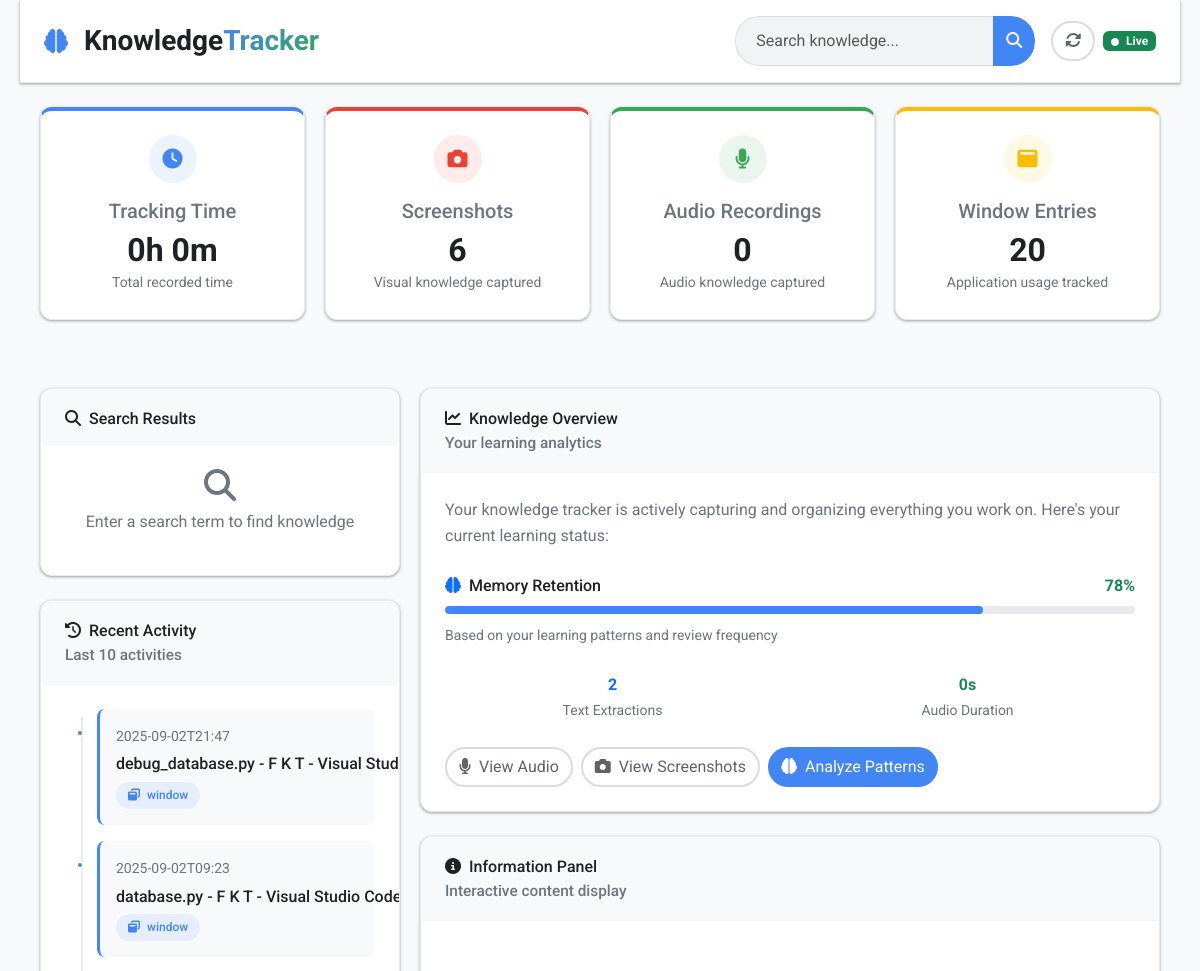
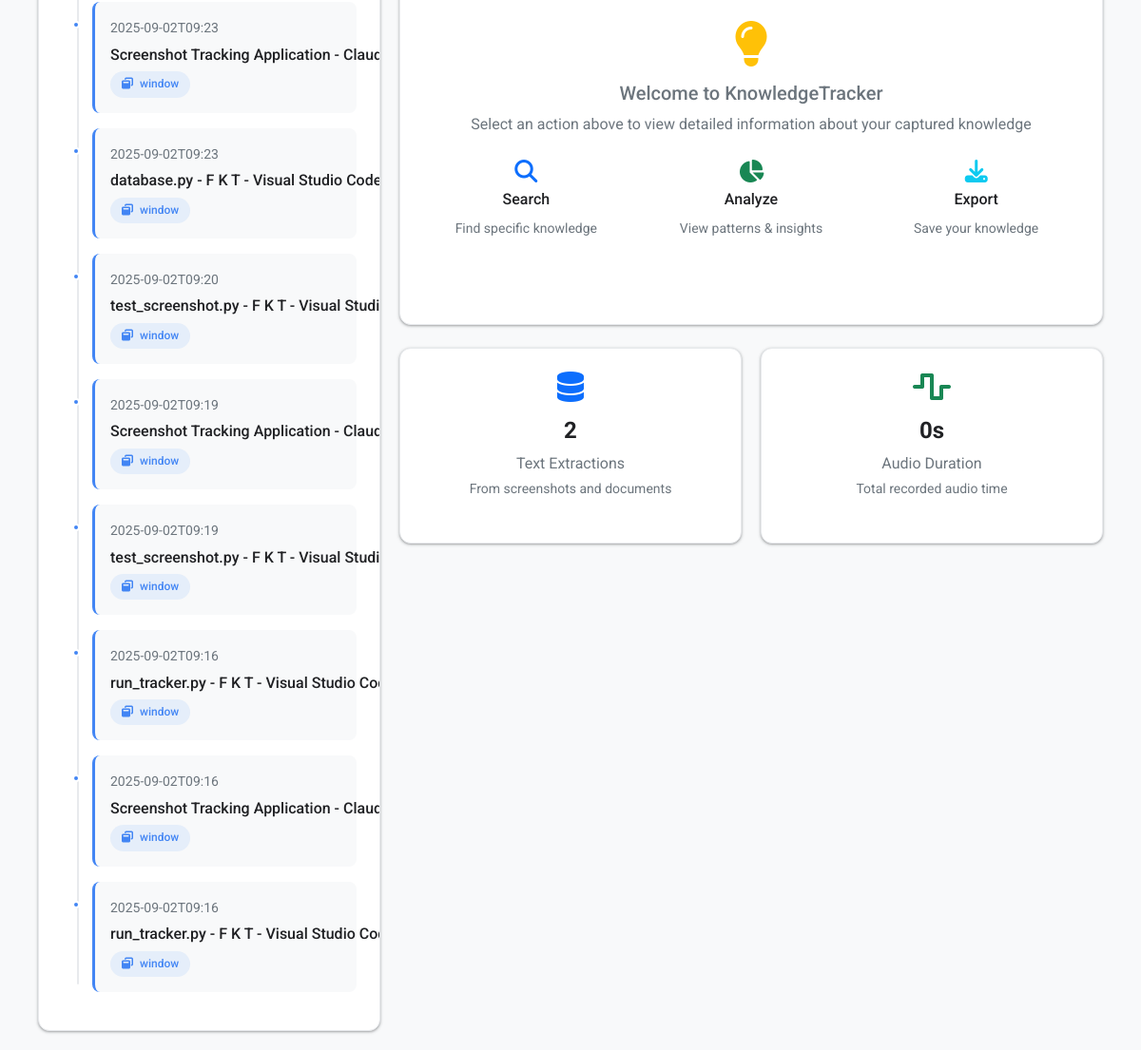
/, run on an earlier commit of the app's database (2 pictures, top to bottom).
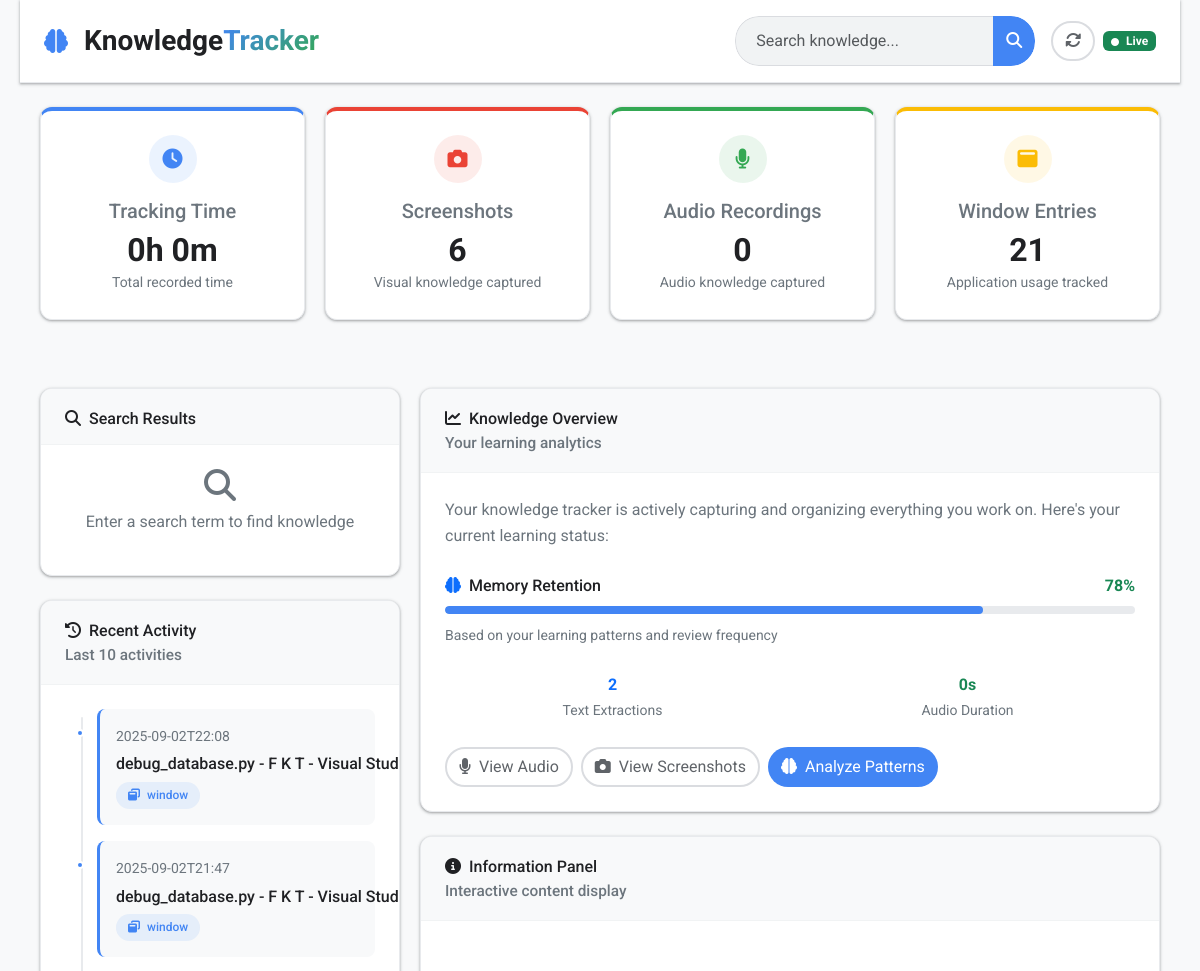
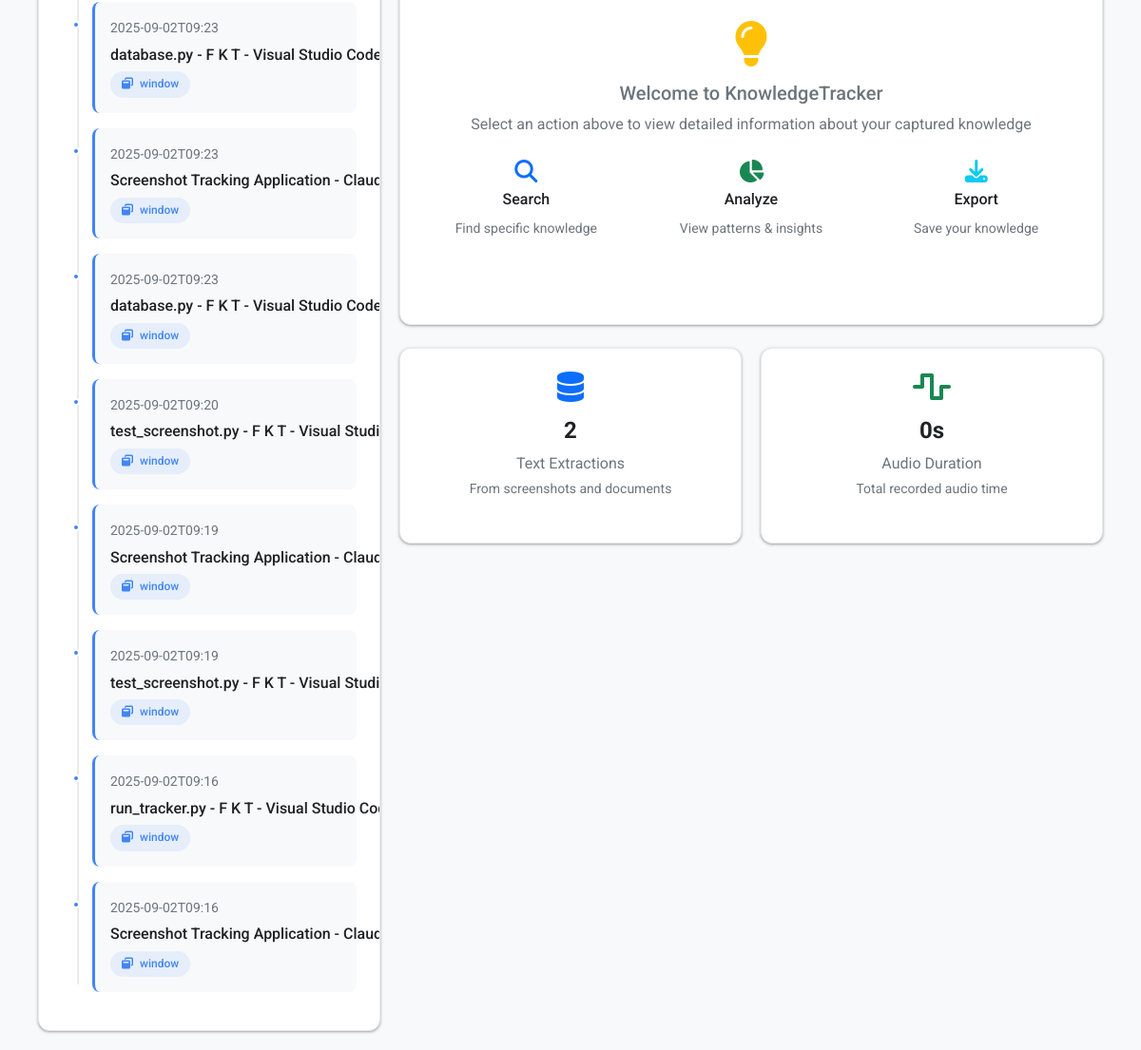
And on a later commit of the database (2 pictures, top to bottom).
### tables this page shows
CREATE TABLE window_history (
                id INTEGER PRIMARY KEY AUTOINCREMENT,
                title TEXT NOT NULL,
                app TEXT NOT NULL,
                start_time TEXT NOT NULL,
                duration INTEGER NOT NULL,
                created_at TEXT DEFAULT CURRENT_TIMESTAMP
            );

### app/app.py (the view)
@app.route('/')
def dashboard():
    try:
        stats = get_system_stats()
        recent_activity = get_recent_activity(limit=10)
        return render_template('dashboard.html',
                             stats=stats,
                             recent_activity=recent_activity,
                             now=datetime.now().timestamp())  # Add timestamp for cache busting
    except Exception as e:
        print(f"Error rendering dashboard: {e}")
        stats = get_system_stats()
        recent_activity = get_recent_activity(limit=10)
        return f"""
        <html>
        <head><title>Forgotten Knowledge Tracker</title></head>
        <body>
            <h1>Forgotten Knowledge Tracker</h1>
            <p>Error loading template: {e}</p>
            <p>Stats: {stats}</p>
        </body>
        </html>
        """

### app/app.py (called while the page is built)
def get_db_connection():
    return sqlite3.connect(DB_PATH)

### app/templates/dashboard.html (shortened to what the changed rows need)
{% extends "base.html" %}
{% block content %}
<div class="container-fluid">
    <div class="row mb-4">
        <div class="col-xl-3 col-md-6 mb-4">
            <div class="stats-card stats-card-1 hover-lift">
                <h2 class="fw-bold mb-0" id="tracking-time">{{ stats.total_tracking_time }}</h2>
            </div>
        </div>
        <div class="col-xl-3 col-md-6 mb-4">
            <div class="stats-card stats-card-2 hover-lift">
                <h2 class="fw-bold mb-0" id="screenshots-count">{{ stats.screenshot_count }}</h2>
            </div>
        </div>
        <div class="col-xl-3 col-md-6 mb-4">
            <div class="stats-card stats-card-3 hover-lift">
                <h2 class="fw-bold mb-0" id="audio-recordings">{{ stats.audio_recordings }}</h2>
            </div>
        </div>
        <div class="col-xl-3 col-md-6 mb-4">
            <div class="stats-card stats-card-4 hover-lift">
                <div class="stats-icon stats-icon-4">
                    <i class="fas fa-window-maximize"></i>
                </div>
                <h5 class="text-muted mb-2">Window Entries</h5>
                <h2 class="fw-bold mb-0" id="window-entries">{{ stats.window_entries }}</h2>
                <small class="text-muted">Application usage tracked</small>
            </div>
        </div>
    </div>
    <div class="row">
        <div class="col-lg-4">
            <div class="google-card shadow-hover">
                <div class="google-card-body">
                    <div class="activity-timeline" id="activity-timeline">
                        {% if recent_activity %}
                            {% for activity in recent_activity %}
                            <div class="timeline-item mb-3">
                                <div class="d-flex justify-content-between align-items-start">
                                    <div style="flex: 1;">
                                        <small class="text-muted d-block mb-1">
                                            {{ activity.timestamp[:16] if activity.timestamp else 'Unknown date' }}
                                        </small>
                                        <p class="mb-1 fw-medium text-truncate">
                                            {{ activity.title[:50] if activity.title else 'No title' }}
                                        </p>
                                        <span class="google-badge badge-{{ activity.type if activity.type else 'window' }}">
                                            <i class="fas fa-{{ 'window-restore' if activity.type == 'window' else 'microphone' if activity.type == 'audio' else 'camera' }} me-1"></i>
                                            {{ activity.type if activity.type else 'window' }}
                                        </span>
                                    </div>
                                </div>
                            </div>
                            {% endfor %}
                        {% else %}
                            <div class="text-center text-muted py-3">
                                <i class="fas fa-inbox mb-2" style="font-size: 2rem;"></i>
                                <p>No recent activity found</p>
                            </div>
                        {% endif %}
                    </div>
                </div>
            </div>
        </div>
    </div>
</div>
{% endblock %}

What changed in the data, as far as the page shows it:
no longer on this page (row unchanged): window_history: start_time "2025-09-02T09:16", title "run_tracker.py - F K T - Visual Studio…", type "window"
added window_history: start_time "2025-09-02T22:08", title "debug_database.py - F K T - Visual…", type "window"
Also different on the page:
{{ stats.window_entries }}: "20" → "21"
